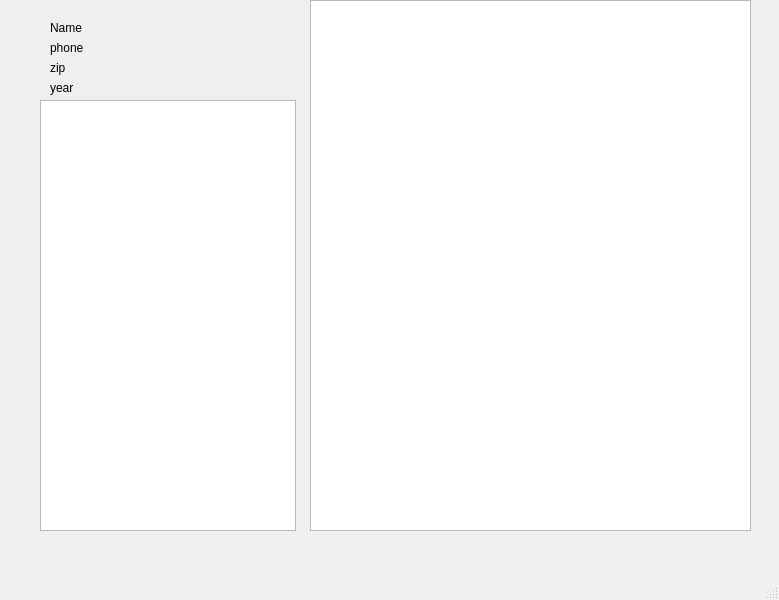
<?xml version="1.0" encoding="UTF-8"?>
<ui version="4.0">
 <class>MainWindow</class>
 <widget class="QMainWindow" name="MainWindow">
  <property name="geometry">
   <rect>
    <x>0</x>
    <y>0</y>
    <width>779</width>
    <height>600</height>
   </rect>
  </property>
  <property name="windowTitle">
   <string>MainWindow</string>
  </property>
  <widget class="QWidget" name="centralwidget">
   <widget class="QLabel" name="name">
    <property name="geometry">
     <rect>
      <x>50</x>
      <y>20</y>
      <width>57</width>
      <height>15</height>
     </rect>
    </property>
    <property name="text">
     <string>Name</string>
    </property>
   </widget>
   <widget class="QTableWidget" name="tableWidget">
    <property name="geometry">
     <rect>
      <x>40</x>
      <y>100</y>
      <width>256</width>
      <height>431</height>
     </rect>
    </property>
   </widget>
   <widget class="QLabel" name="zip">
    <property name="geometry">
     <rect>
      <x>50</x>
      <y>60</y>
      <width>57</width>
      <height>15</height>
     </rect>
    </property>
    <property name="text">
     <string>zip</string>
    </property>
   </widget>
   <widget class="QLabel" name="phone">
    <property name="geometry">
     <rect>
      <x>50</x>
      <y>40</y>
      <width>57</width>
      <height>15</height>
     </rect>
    </property>
    <property name="text">
     <string>phone</string>
    </property>
   </widget>
   <widget class="QTableWidget" name="tableWidget_2">
    <property name="geometry">
     <rect>
      <x>310</x>
      <y>0</y>
      <width>441</width>
      <height>531</height>
     </rect>
    </property>
   </widget>
   <widget class="QLabel" name="year">
    <property name="geometry">
     <rect>
      <x>50</x>
      <y>80</y>
      <width>57</width>
      <height>15</height>
     </rect>
    </property>
    <property name="text">
     <string>year</string>
    </property>
   </widget>
  </widget>
  <widget class="QMenuBar" name="menubar">
   <property name="geometry">
    <rect>
     <x>0</x>
     <y>0</y>
     <width>779</width>
     <height>20</height>
    </rect>
   </property>
  </widget>
  <widget class="QStatusBar" name="statusbar"/>
 </widget>
 <resources/>
 <connections/>
</ui>
